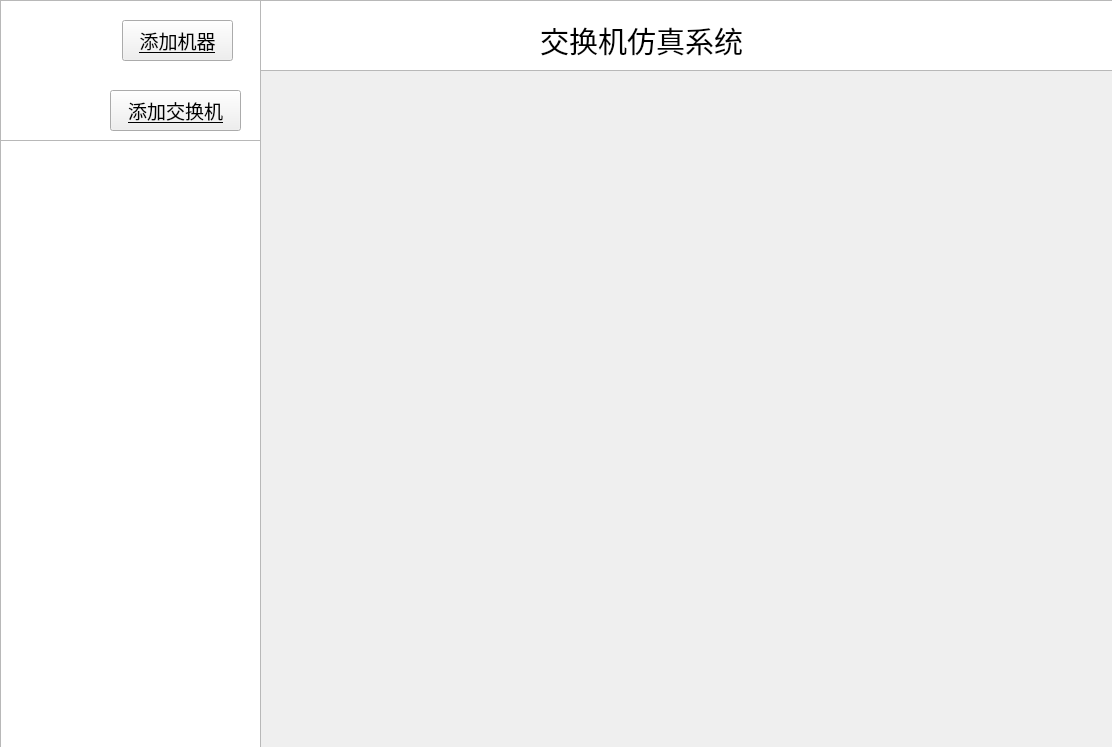
<?xml version="1.0" encoding="UTF-8"?>
<ui version="4.0">
 <class>Widget1</class>
 <widget class="QWidget" name="Widget1">
  <property name="geometry">
   <rect>
    <x>0</x>
    <y>0</y>
    <width>1112</width>
    <height>747</height>
   </rect>
  </property>
  <property name="windowTitle">
   <string>Form</string>
  </property>
  <widget class="QPushButton" name="addSw2SwBtn">
   <property name="geometry">
    <rect>
     <x>110</x>
     <y>90</y>
     <width>131</width>
     <height>41</height>
    </rect>
   </property>
   <property name="font">
    <font>
     <family>华文行楷</family>
     <pointsize>14</pointsize>
     <underline>true</underline>
    </font>
   </property>
   <property name="text">
    <string>添加交换机</string>
   </property>
  </widget>
  <widget class="QPushButton" name="addMcBtn">
   <property name="geometry">
    <rect>
     <x>122</x>
     <y>20</y>
     <width>111</width>
     <height>41</height>
    </rect>
   </property>
   <property name="font">
    <font>
     <family>华文行楷</family>
     <pointsize>14</pointsize>
     <underline>true</underline>
    </font>
   </property>
   <property name="text">
    <string>添加机器</string>
   </property>
  </widget>
  <widget class="QTextEdit" name="message">
   <property name="geometry">
    <rect>
     <x>0</x>
     <y>140</y>
     <width>261</width>
     <height>611</height>
    </rect>
   </property>
  </widget>
  <widget class="QTextEdit" name="background1">
   <property name="geometry">
    <rect>
     <x>0</x>
     <y>0</y>
     <width>261</width>
     <height>141</height>
    </rect>
   </property>
  </widget>
  <widget class="QTextEdit" name="background2">
   <property name="geometry">
    <rect>
     <x>260</x>
     <y>0</y>
     <width>861</width>
     <height>71</height>
    </rect>
   </property>
  </widget>
  <widget class="QLabel" name="label">
   <property name="geometry">
    <rect>
     <x>540</x>
     <y>20</y>
     <width>271</width>
     <height>41</height>
    </rect>
   </property>
   <property name="font">
    <font>
     <family>华文行楷</family>
     <pointsize>22</pointsize>
     <underline>false</underline>
     <strikeout>false</strikeout>
    </font>
   </property>
   <property name="text">
    <string>交换机仿真系统</string>
   </property>
  </widget>
  <zorder>message</zorder>
  <zorder>background1</zorder>
  <zorder>addMcBtn</zorder>
  <zorder>addSw2SwBtn</zorder>
  <zorder>background2</zorder>
  <zorder>label</zorder>
 </widget>
 <resources/>
 <connections/>
</ui>
